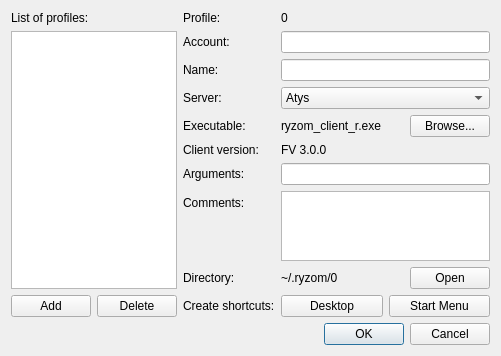
<?xml version="1.0" encoding="UTF-8"?>
<ui version="4.0">
 <class>ProfilesDialog</class>
 <widget class="QDialog" name="ProfilesDialog">
  <property name="geometry">
   <rect>
    <x>0</x>
    <y>0</y>
    <width>501</width>
    <height>351</height>
   </rect>
  </property>
  <property name="windowTitle">
   <string>Dialog</string>
  </property>
  <layout class="QVBoxLayout" name="verticalLayout">
   <item>
    <layout class="QHBoxLayout" name="mainLayout">
     <item>
      <layout class="QVBoxLayout" name="profilesLayout" stretch="0,1,0">
       <item>
        <widget class="QLabel" name="profilesLabel">
         <property name="text">
          <string>List of profiles:</string>
         </property>
        </widget>
       </item>
       <item>
        <widget class="QListView" name="profilesListView">
         <property name="sizePolicy">
          <sizepolicy hsizetype="Ignored" vsizetype="Expanding">
           <horstretch>0</horstretch>
           <verstretch>0</verstretch>
          </sizepolicy>
         </property>
         <property name="minimumSize">
          <size>
           <width>0</width>
           <height>0</height>
          </size>
         </property>
         <property name="editTriggers">
          <set>QAbstractItemView::NoEditTriggers</set>
         </property>
        </widget>
       </item>
       <item>
        <layout class="QHBoxLayout" name="profilesActionsLayout" stretch="0,0">
         <item>
          <widget class="QPushButton" name="addButton">
           <property name="text">
            <string>Add</string>
           </property>
          </widget>
         </item>
         <item>
          <widget class="QPushButton" name="deleteButton">
           <property name="text">
            <string>Delete</string>
           </property>
          </widget>
         </item>
        </layout>
       </item>
      </layout>
     </item>
     <item>
      <layout class="QFormLayout" name="formLayout">
       <item row="0" column="0">
        <widget class="QLabel" name="profileLabel">
         <property name="text">
          <string>Profile:</string>
         </property>
        </widget>
       </item>
       <item row="0" column="1">
        <widget class="QLabel" name="profileIdLabel">
         <property name="text">
          <string>0</string>
         </property>
        </widget>
       </item>
       <item row="1" column="0">
        <widget class="QLabel" name="accountLabel">
         <property name="text">
          <string>Account:</string>
         </property>
        </widget>
       </item>
       <item row="1" column="1">
        <widget class="QLineEdit" name="accountEdit"/>
       </item>
       <item row="2" column="0">
        <widget class="QLabel" name="nameLabel">
         <property name="text">
          <string>Name:</string>
         </property>
        </widget>
       </item>
       <item row="2" column="1">
        <widget class="QLineEdit" name="nameEdit"/>
       </item>
       <item row="3" column="0">
        <widget class="QLabel" name="serverLabel">
         <property name="text">
          <string>Server:</string>
         </property>
        </widget>
       </item>
       <item row="3" column="1">
        <widget class="QComboBox" name="serverComboBox">
         <item>
          <property name="text">
           <string>Atys</string>
          </property>
         </item>
         <item>
          <property name="text">
           <string>Yubo</string>
          </property>
         </item>
        </widget>
       </item>
       <item row="4" column="0">
        <widget class="QLabel" name="executableLabel">
         <property name="text">
          <string>Executable:</string>
         </property>
        </widget>
       </item>
       <item row="4" column="1">
        <layout class="QHBoxLayout" name="executableLayout" stretch="1,0">
         <item>
          <widget class="QLabel" name="executablePathLabel">
           <property name="text">
            <string>ryzom_client_r.exe</string>
           </property>
          </widget>
         </item>
         <item>
          <widget class="QPushButton" name="executableBrowseButton">
           <property name="text">
            <string>Browse...</string>
           </property>
          </widget>
         </item>
        </layout>
       </item>
       <item row="6" column="0">
        <widget class="QLabel" name="argumentsLabel">
         <property name="text">
          <string>Arguments:</string>
         </property>
        </widget>
       </item>
       <item row="6" column="1">
        <widget class="QLineEdit" name="argumentsEdit"/>
       </item>
       <item row="7" column="0">
        <widget class="QLabel" name="commentsLabel">
         <property name="text">
          <string>Comments:</string>
         </property>
        </widget>
       </item>
       <item row="7" column="1">
        <widget class="QPlainTextEdit" name="commentsEdit">
         <property name="sizePolicy">
          <sizepolicy hsizetype="Expanding" vsizetype="Expanding">
           <horstretch>0</horstretch>
           <verstretch>1</verstretch>
          </sizepolicy>
         </property>
        </widget>
       </item>
       <item row="8" column="0">
        <widget class="QLabel" name="directoryLabel">
         <property name="text">
          <string>Directory:</string>
         </property>
        </widget>
       </item>
       <item row="8" column="1">
        <layout class="QHBoxLayout" name="horizontalLayout" stretch="1,0">
         <item>
          <widget class="QLabel" name="directoryPathLabel">
           <property name="text">
            <string>~/.ryzom/0</string>
           </property>
          </widget>
         </item>
         <item>
          <widget class="QPushButton" name="directoryButton">
           <property name="text">
            <string>Open</string>
           </property>
          </widget>
         </item>
        </layout>
       </item>
       <item row="9" column="0">
        <widget class="QLabel" name="shortcutsLabel">
         <property name="text">
          <string>Create shortcuts:</string>
         </property>
        </widget>
       </item>
       <item row="9" column="1">
        <layout class="QHBoxLayout" name="shortcutsLayout">
         <item>
          <widget class="QPushButton" name="shortcutsDesktopButton">
           <property name="text">
            <string>Desktop</string>
           </property>
          </widget>
         </item>
         <item>
          <widget class="QPushButton" name="shortcutsMenuButton">
           <property name="text">
            <string>Start Menu</string>
           </property>
          </widget>
         </item>
        </layout>
       </item>
       <item row="5" column="1">
        <widget class="QLabel" name="executableVersionLabel">
         <property name="text">
          <string>FV 3.0.0</string>
         </property>
        </widget>
       </item>
       <item row="5" column="0">
        <widget class="QLabel" name="clientVersionLabel">
         <property name="text">
          <string>Client version:</string>
         </property>
        </widget>
       </item>
      </layout>
     </item>
    </layout>
   </item>
   <item>
    <widget class="QDialogButtonBox" name="buttonBox">
     <property name="orientation">
      <enum>Qt::Horizontal</enum>
     </property>
     <property name="standardButtons">
      <set>QDialogButtonBox::Cancel|QDialogButtonBox::Ok</set>
     </property>
    </widget>
   </item>
  </layout>
 </widget>
 <tabstops>
  <tabstop>profilesListView</tabstop>
  <tabstop>addButton</tabstop>
  <tabstop>deleteButton</tabstop>
  <tabstop>accountEdit</tabstop>
  <tabstop>nameEdit</tabstop>
  <tabstop>serverComboBox</tabstop>
  <tabstop>executableBrowseButton</tabstop>
  <tabstop>argumentsEdit</tabstop>
  <tabstop>commentsEdit</tabstop>
  <tabstop>directoryButton</tabstop>
  <tabstop>shortcutsDesktopButton</tabstop>
  <tabstop>shortcutsMenuButton</tabstop>
 </tabstops>
 <resources/>
 <connections>
  <connection>
   <sender>buttonBox</sender>
   <signal>accepted()</signal>
   <receiver>ProfilesDialog</receiver>
   <slot>accept()</slot>
   <hints>
    <hint type="sourcelabel">
     <x>248</x>
     <y>254</y>
    </hint>
    <hint type="destinationlabel">
     <x>157</x>
     <y>274</y>
    </hint>
   </hints>
  </connection>
  <connection>
   <sender>buttonBox</sender>
   <signal>rejected()</signal>
   <receiver>ProfilesDialog</receiver>
   <slot>reject()</slot>
   <hints>
    <hint type="sourcelabel">
     <x>316</x>
     <y>260</y>
    </hint>
    <hint type="destinationlabel">
     <x>286</x>
     <y>274</y>
    </hint>
   </hints>
  </connection>
 </connections>
</ui>
